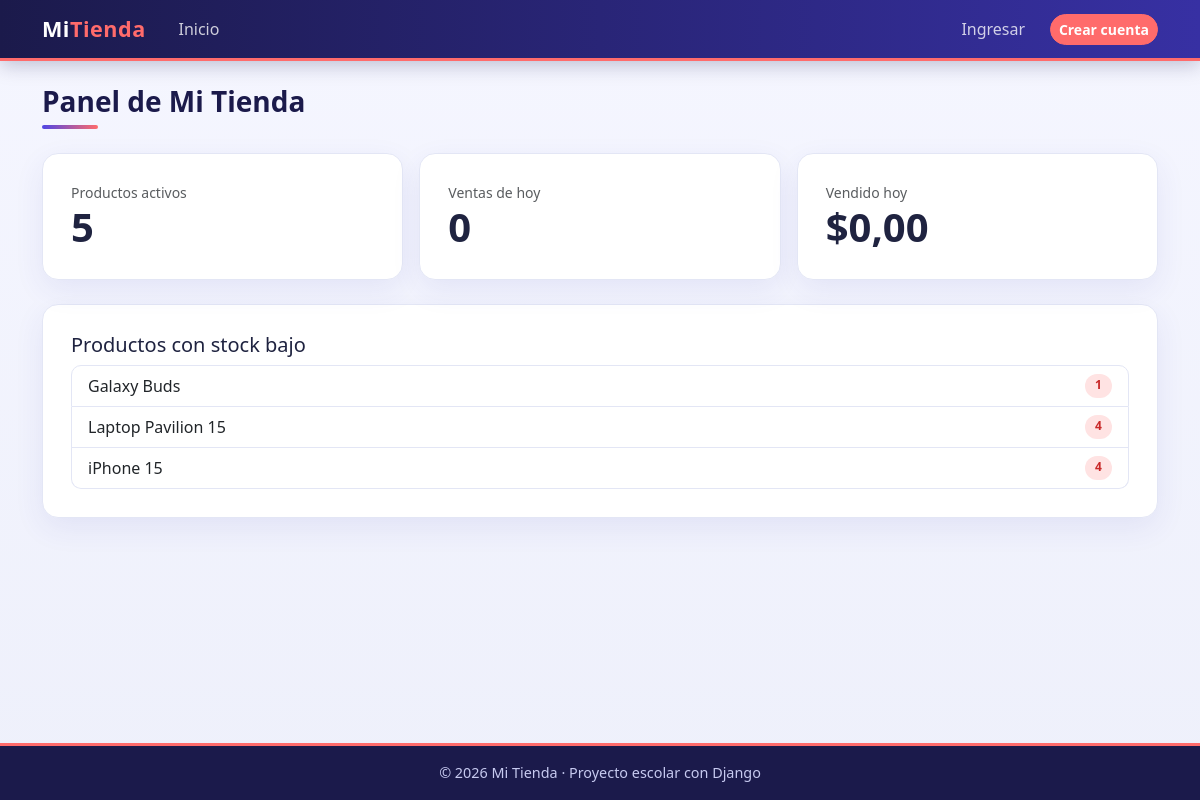
The page / on the database its author committed.
### facturacion/models.py (models this page shows, shortened)
class ModeloBase(models.Model):
    user = models.ForeignKey(                    # 1:N con User: un usuario registra muchos registros
        User,
        on_delete=models.SET_NULL,               # Si borran al usuario, el registro se queda con user vacío
        null=True,                               # SET_NULL necesita que la columna acepte NULL
        blank=True,
        editable=False,                          # No aparece en formularios: lo llena la VISTA, no la persona
        related_name="%(class)s_registrados",    # %(class)s = nombre del modelo → user.producto_registrados
        verbose_name="Registrado por",
    )
    fecha_creacion = models.DateTimeField("Fecha de creación", auto_now_add=True)   # Se llena sola al CREAR
    fecha_modificacion = models.DateTimeField("Última modificación", auto_now=True) # Se actualiza sola en CADA save()
    class Meta:
        abstract = True                          # ← LA CLAVE: modelo "molde", sin tabla propia

class Producto(ModeloBase):
    nombre = models.CharField(max_length=100)
    descripcion = models.TextField("Descripción", blank=True)
    precio = models.DecimalField(max_digits=10, decimal_places=2)    # Precio de VENTA actual
    stock = models.PositiveIntegerField(default=0)                   # Unidades en bodega (nunca negativo)
    imagen = models.ImageField(                  # NUEVO: guarda una FOTO
        upload_to="productos/",                  #   el archivo va a MEDIA_ROOT/productos/
        blank=True,                              #   la foto es opcional
    )                                            #   En la tabla solo se guarda el TEXTO de la ruta: "productos/a55.jpg"
    marca = models.ForeignKey(Marca, on_delete=models.PROTECT, related_name="productos")
    categorias = models.ManyToManyField(Categoria, related_name="productos", blank=True)
    activo = models.BooleanField(default=True)
    class Meta:
        verbose_name = "Producto"
        verbose_name_plural = "Productos"
        ordering = ["nombre"]

### mi_tienda/views.py (the view)
# urls.py: path("", views.InicioView.as_view(), name="home"),          # VBC: .as_view() convierte la clase en vista
class InicioView(TemplateView):                    # TemplateView: "muestra un template con datos"
    template_name = "home.html"                    # ATRIBUTO: ¿qué HTML?
    def get_context_data(self, **kwargs):          # MÉTODO: ¿qué datos recibe el HTML?
        contexto = super().get_context_data(**kwargs)   # 1. lo que TemplateView ya prepara
        hoy = timezone.localdate()                      # 2. la fecha de hoy en Ecuador
        ventas_hoy = Venta.objects.filter(fecha_hora__date=hoy)
        contexto["total_productos"] = Producto.objects.filter(activo=True).count()
        contexto["ventas_hoy"] = ventas_hoy.count()
        contexto["vendido_hoy"] = ventas_hoy.aggregate(suma=Sum("total"))["suma"] or 0   # SUM(total)
        contexto["stock_bajo"] = Producto.objects.filter(activo=True, stock__lt=5)        # menos de 5 unidades
        return contexto                                 # 3. entregamos todo

### templates/home.html (shortened to what this page needs)
{% extends "base.html" %}
{% block contenido %}
<h1 class="h3 titulo-pagina mb-4">Panel de Mi Tienda</h1>
<div class="row g-3 mb-4">
    <div class="col-md-4"><div class="tarjeta">
        <div class="text-muted small">Productos activos</div>
        <div class="display-6 fw-bold">{{ total_productos }}</div>
    </div></div>
    <div class="col-md-4"><div class="tarjeta">
        <div class="text-muted small">Ventas de hoy</div>
        <div class="display-6 fw-bold">{{ ventas_hoy }}</div>
    </div></div>
    <div class="col-md-4"><div class="tarjeta">
        <div class="text-muted small">Vendido hoy</div>
        <div class="display-6 fw-bold">${{ vendido_hoy|floatformat:2 }}</div>
    </div></div>
</div>
<div class="tarjeta">
    <h2 class="h5">Productos con stock bajo</h2>
    <ul class="list-group">
        {% for producto in stock_bajo %}
            <li class="list-group-item d-flex justify-content-between">
                {{ producto.nombre }} <span class="badge bg-danger">{{ producto.stock }}</span>
            </li>
        {% empty %}
            <li class="list-group-item text-muted">Todo el inventario está bien.</li>
        {% endfor %}
    </ul>
</div>
{% endblock %}

### static/css/estilos.css (style rules this page uses)
:root { --indigo-900: #1b1a4b; --indigo-700: #3730a3; --indigo-600: #4f46e5; --indigo-500: #6366f1; --indigo-50: #eef2ff; --coral: #ff6b6b; --texto: #1f2340; --texto-suave:#6b7194; --borde: #e3e6f5; --radio: 16px; }
body { font-family: "Segoe UI", system-ui, -apple-system, Roboto, "Helvetica Neue", Arial, sans-serif; color: var(--texto); background: linear-gradient(180deg, #f5f6ff 0%, #eef0fb 100%); background-attachment: fixed; min-height: 100vh; display: flex; flex-direction: column; }
.titulo-pagina { position: relative; padding-bottom: 10px; font-weight: 700; color: var(--indigo-900); }
.titulo-pagina::after { content: ""; position: absolute; left: 0; bottom: 0; width: 56px; height: 4px; border-radius: 4px; background: linear-gradient(90deg, var(--indigo-600), var(--coral)); }
.tarjeta { background-color: #fff; border: 1px solid var(--borde); border-radius: var(--radio); padding: 28px; box-shadow: 0 10px 30px rgba(55, 48, 163, .08); }
.badge { border-radius: 999px; padding: .45em .85em; font-weight: 600; }
.list-group-item { border-color: var(--borde); }
.list-group-item:first-child { border-top-left-radius: 10px; border-top-right-radius: 10px; }
.list-group-item:last-child { border-bottom-left-radius: 10px; border-bottom-right-radius: 10px; }
.badge.bg-danger { background-color: #ffe3e3 !important; color: #c92a2a; }

### rows shown on the page
Producto: nombre "Galaxy Buds", stock "1"
Producto: nombre "Laptop Pavilion 15", stock "4"
Producto: nombre "iPhone 15", stock "4"

### other values the page prints
{{ total_productos }} "5"
{{ ventas_hoy }} "0"
{{ vendido_hoy|floatformat:2 }} "0,00"
